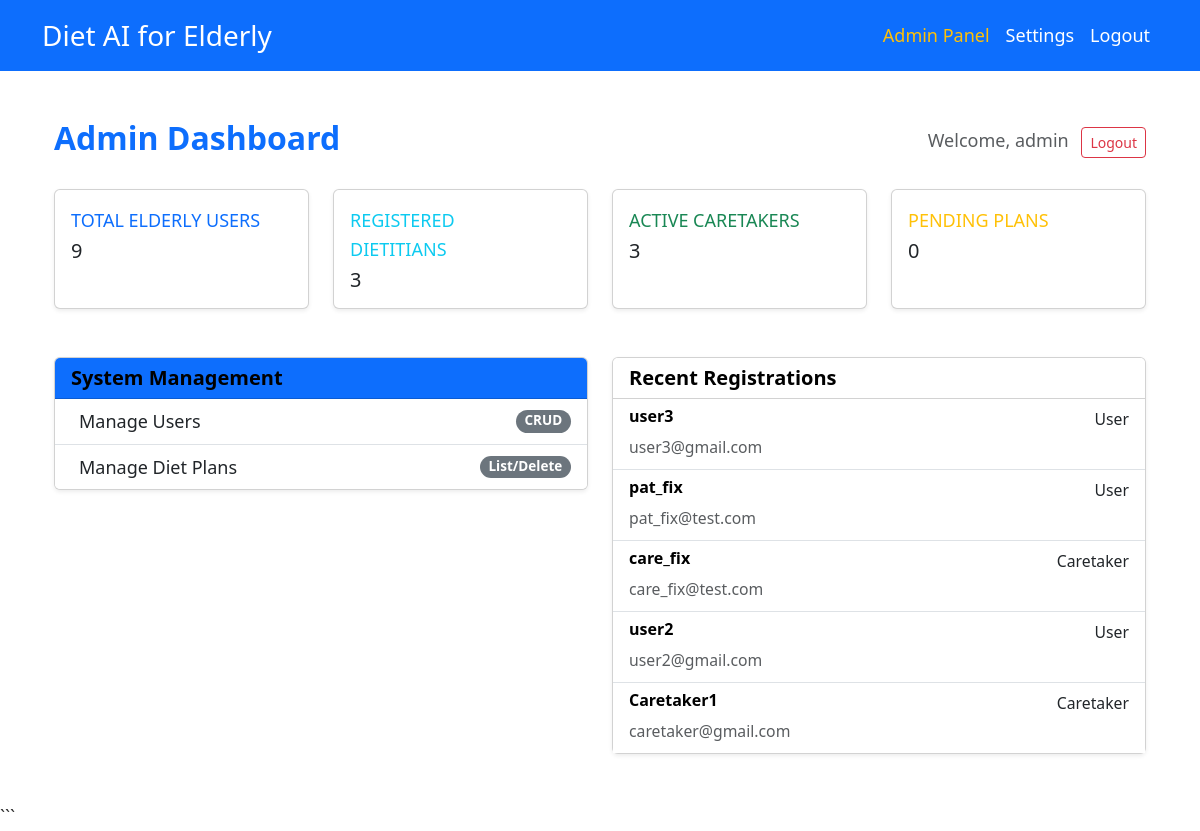
Page /pages/admin/dashboard.php (signed in) on the earlier database version.
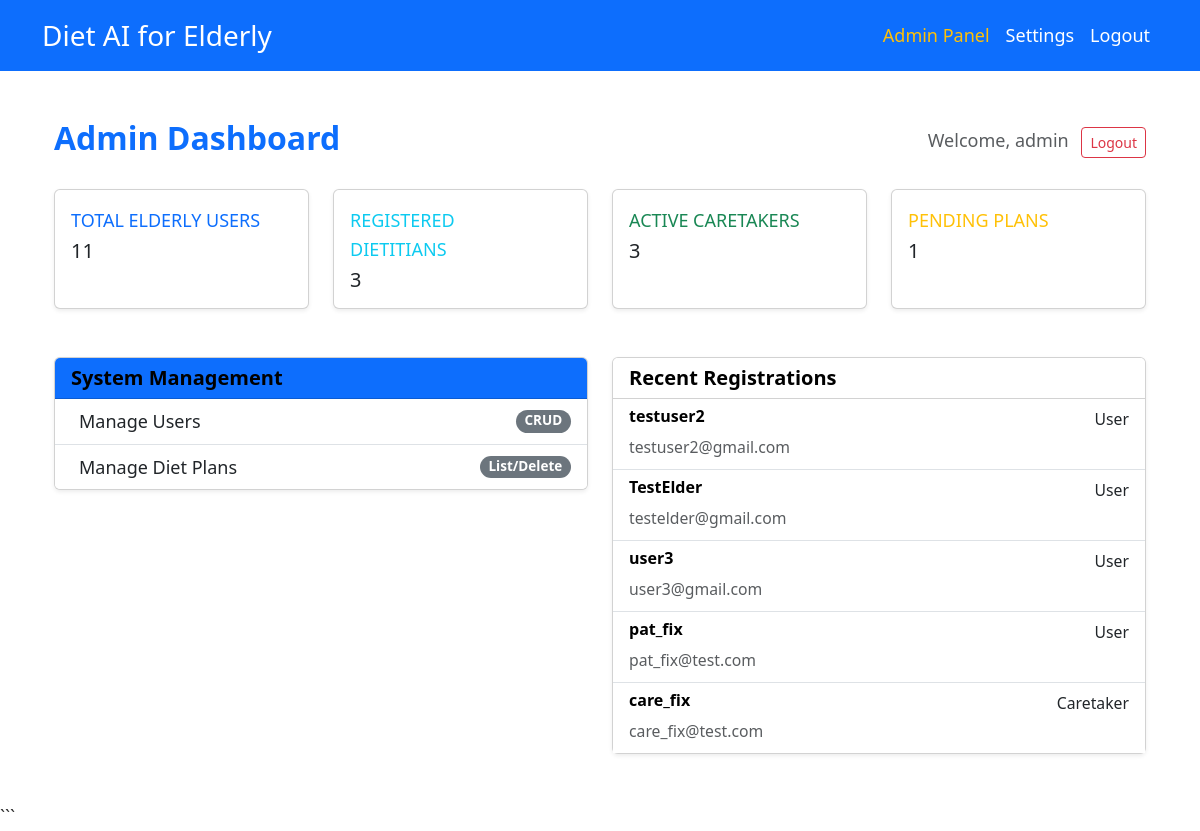
Same page on the later database version.
### tables this page shows
CREATE TABLE `users` (
  `userID` varchar(50) NOT NULL,
  `name` varchar(100) NOT NULL,
  `username` varchar(50) NOT NULL,
  `password` varchar(255) NOT NULL,
  `email` varchar(100) NOT NULL,
  `phoneNo` varchar(20) NOT NULL,
  `age` int(11) NOT NULL,
  `gender` enum('Male','Female','Other') NOT NULL,
  `role` enum('Admin','Dietitian','User','Caretaker') NOT NULL,
  `createdAt` datetime DEFAULT current_timestamp(),
  `isActive` tinyint(1) DEFAULT 1
);

### pages/admin/dashboard.php (the view, shortened to what the changed rows need)
<?php
require_once '../../includes/db.php';
include '../../includes/header.php';
$stmt = $pdo->query("SELECT COUNT(*) FROM elderly");
$totalElderly = $stmt->fetchColumn();
$stmt = $pdo->query("SELECT COUNT(*) FROM diet_plan_approvals WHERE status = 'Pending'");
$pendingPlans = $stmt->fetchColumn();
?>
<div class="container-fluid py-4">
    <div class="d-flex justify-content-between align-items-center mb-4">
        <h2 class="text-primary"><i class="bi bi-shield-lock"></i> Admin Dashboard</h2>
    </div>
    <div class="row g-4 mb-5">
        <div class="col-md-3">
            <div class="card shadow-sm border-left-primary h-100">
                <div class="card-body">
                    <div class="row no-gutters align-items-center">
                        <div class="col mr-2">
                            <div class="text-xs font-weight-bold text-primary text-uppercase mb-1">Total Elderly Users
                            </div>
                            <div class="h5 mb-0 font-weight-bold text-gray-800"><?= $totalElderly ?></div>
                        </div>
                    </div>
                </div>
            </div>
        </div>
        <div class="col-md-3">
            <div class="card shadow-sm border-left-warning h-100">
                <div class="card-body">
                    <div class="row no-gutters align-items-center">
                        <div class="col mr-2">
                            <div class="text-xs font-weight-bold text-warning text-uppercase mb-1">Pending Plans</div>
                            <div class="h5 mb-0 font-weight-bold text-gray-800"><?= $pendingPlans ?></div>
                        </div>
                    </div>
                </div>
            </div>
        </div>
    </div>
    <div class="row">
        <div class="col-md-6 mb-4">
            <div class="card shadow-sm">
                <div class="card-body p-0">
                    <ul class="list-group list-group-flush">
                        <?php
                        $stmt = $pdo->query("SELECT name, role, email FROM users ORDER BY userID DESC LIMIT 5");
                        while ($u = $stmt->fetch()):
                            ?>
                            <li class="list-group-item">
                                <div class="d-flex w-100 justify-content-between">
                                    <h6 class="mb-1"><?= htmlspecialchars($u['name']) ?></h6>
                                    <small><?= $u['role'] ?></small>
                                </div>
                                <small class="text-muted"><?= htmlspecialchars($u['email']) ?></small>
                            </li>
                        <?php endwhile; ?>
                    </ul>
                </div>
            </div>
        </div>
    </div>
</div>
<?php include '../../includes/footer.php'; ?>

Differences in the rows shown:
no longer on this page (row edited): users: name "user2", role "User", email "user2@gmail.com"
no longer on this page (row edited): users: name "Caretaker1", role "Caretaker", email "caretaker@gmail.com"
added users: name "testuser2", role "User", email "testuser2@gmail.com"
added users: name "TestElder", role "User", email "testelder@gmail.com"
Other differences:
$totalElderly: "9" → "11"
$pendingPlans: "0" → "1"
